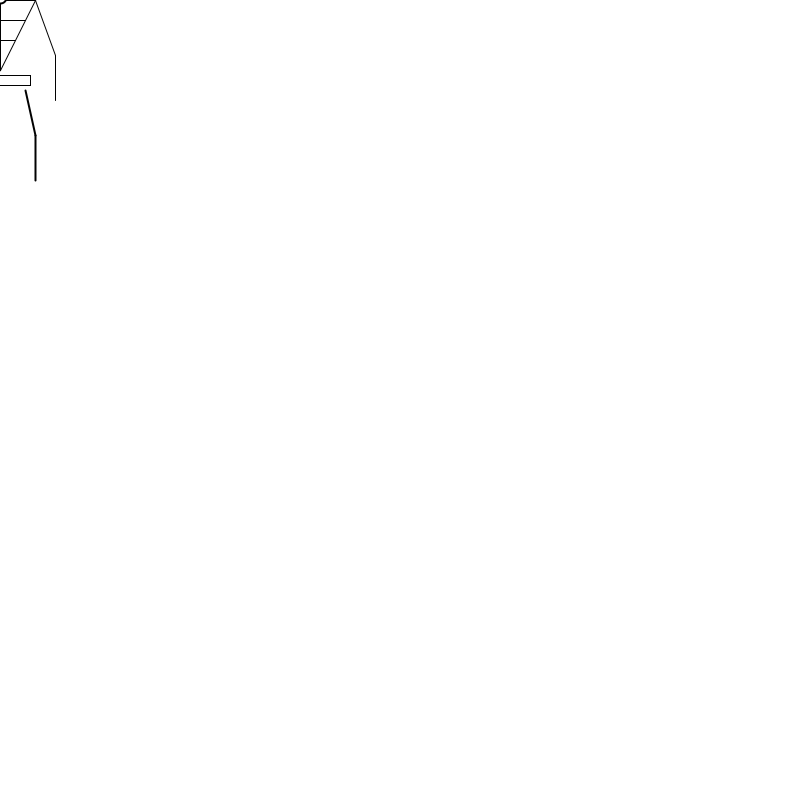
Frame 1 (no input)
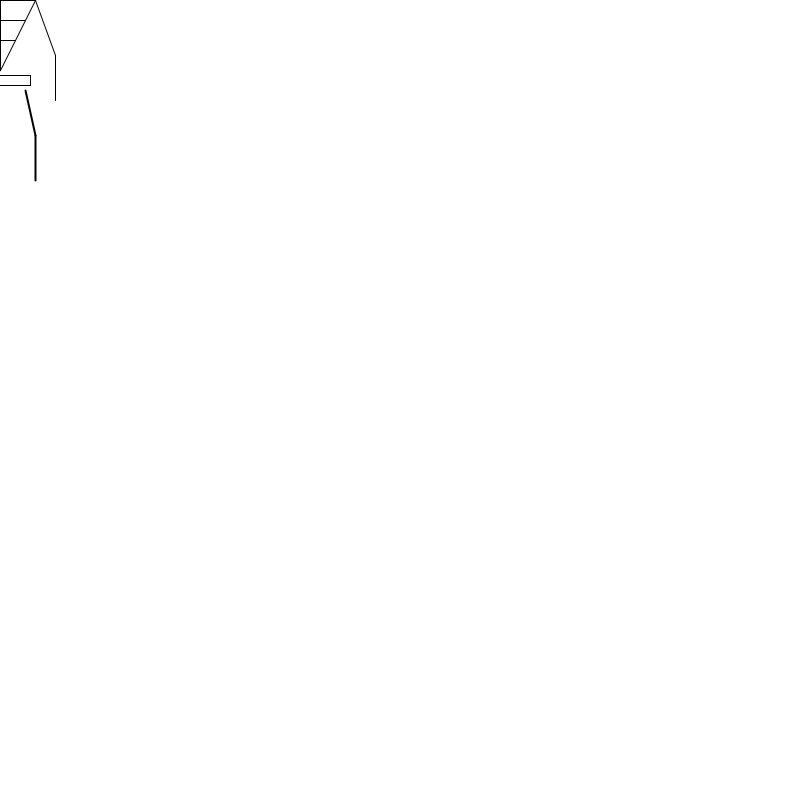
Frame 60 (the mouse pressed at the canvas centre just before this capture)
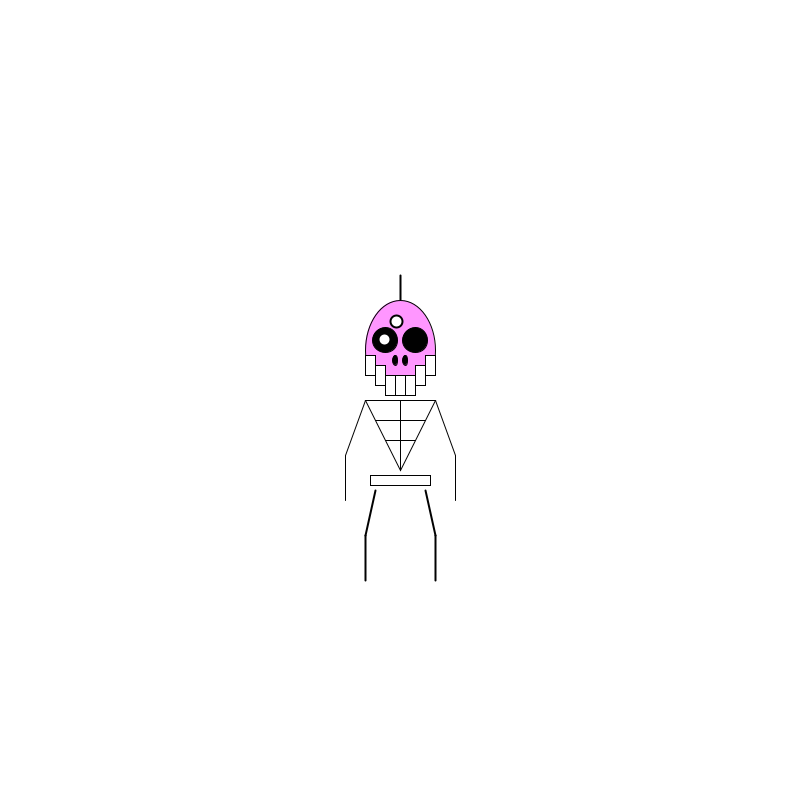
Frame 120 (the mouse held since frame 60 and released just before this capture)

The Processing sketch that drew these frames (run headless with seeded random() and noise(); from frame 60 on, the mouse is pressed at the canvas centre):

// Processing sketch: processing_120938
// ── processing_120938.pde


float x;
float y;
float easing = 0.1;
//同上動作 只是宣告另一組的變數與定值
float x1;
float y1;
float easing1 = 0.05;


 void setup()
{
  size(800,800);//畫板大小
  smooth();//將線變圓滑
  frameRate(30);//設定影格
}

void draw()
{
  ellipseMode(CENTER);//將橢圓中點設在滑鼠上
  rectMode(CENTER);//將矩形中點設在滑鼠上
  background(255);//設定背景白色
  
  //頭部部分
  //頭毛
  strokeWeight(2);//　　邊框設為2像素
  line(mouseX,mouseY-50,pmouseX,pmouseY-125);
  //頭型
  strokeWeight(1);
  stroke(1);
  fill(mouseY,150,mouseX); //RBG填色由滑鼠座標決定
  ellipse(pmouseX,pmouseY-50,70,100);
  //遮住多出來的橢圓
  noStroke();
  fill(255);
  rect(pmouseX,pmouseY-10,70,30);
  
  //五官部分
  //牙中間
  strokeWeight(1);
  stroke(1);
  fill(255);
  rect(pmouseX,pmouseY-15,10,20);
  //牙右邊1
  strokeWeight(1);
  stroke(1);
  fill(255);
  rect(pmouseX+10,pmouseY-15,10,20);
  //牙右邊2
  strokeWeight(1);
  stroke(1);
  fill(255);
  rect(pmouseX+20,pmouseY-25,10,20);
  //牙　右邊3
  strokeWeight(1);
  stroke(1);
  fill(255);
  rect(pmouseX+30,pmouseY-35,10,20);
  //牙左邊1
  strokeWeight(1);
  stroke(1);
  fill(255);
  rect(pmouseX-10,pmouseY-15,10,20);
  //牙左邊2
  strokeWeight(1);
  stroke(1);
  fill(255);
  rect(pmouseX-20,pmouseY-25,10,20);
  //牙左邊3
  strokeWeight(1);
  stroke(1);
  fill(255);
  rect(pmouseX-30,pmouseY-35,10,20);
  
  
  //左眼
  fill(1);
  ellipse(pmouseX-15,pmouseY-60,25,25);
  //右眼
  fill(1);
  ellipse(pmouseX+15,pmouseY-60,25,25);
  //左鼻
  fill(1);
  ellipse(pmouseX-5,pmouseY-40,5,10);
  //右鼻
  fill(1);
  ellipse(pmouseX+5,pmouseY-40,5,10);
  
  
  //身體
  fill(255);
  triangle(mouseX-35,mouseY,mouseX+35,mouseY,pmouseX,pmouseY+70);
  //身體直線
  line(mouseX,mouseY,pmouseX,pmouseY+70);
  //身體橫線下
  line(pmouseX-15,pmouseY+40,pmouseX+15,pmouseY+40);
  //身體橫線上
  line(pmouseX-25,pmouseY+20,pmouseX+25,pmouseY+20);
  
  //手部
  //左手上
  strokeWeight(1);
  line(mouseX-35,mouseY,pmouseX-55,pmouseY+55);
  //左手下
  strokeWeight(1);
  line(pmouseX-55,pmouseY+55,pmouseX-55,pmouseY+100);
  //右手上
  strokeWeight(1);
  line(mouseX+35,mouseY,pmouseX+55,pmouseY+55);
  //右手下
  strokeWeight(1);
  line(pmouseX+55,pmouseY+55,pmouseX+55,pmouseY+100);
  
  //下半身
  //骨盆
  strokeWeight(1);
  stroke(1);
  fill(255);
  rect(pmouseX,pmouseY+80,60,10);
  //左腳上
  strokeWeight(2);
  line(mouseX-25,mouseY+90,pmouseX-35,pmouseY+135);
  //左腳下
  strokeWeight(2);
  line(pmouseX-35,pmouseY+135,pmouseX-35,pmouseY+180);
  //右腳上
  strokeWeight(2);
  line(mouseX+25,mouseY+90,pmouseX+35,pmouseY+135);
  //右腳下
  strokeWeight(2);
  line(pmouseX+35,pmouseY+135,pmouseX+35,pmouseY+180);
  
  //眼珠部分
  //眼珠左
   float targetX = mouseX-15; //宣告targetX為浮點數並給予mouseX座標-15的值
   x += (targetX - x)*easing; //x不斷累加一個變數(targetX - x)*easing　直到targetX等於x 　造成漸進的效果
  float targetY = mouseY-60; //宣告targetY為浮點數並給予mouseY座標-60的值
   y += (targetY - y)*easing; //y不斷累加一個變數(targetY - y)*easing　直到targetY等於y 　造成漸進的效果
   ellipse(x,y,12,12);
   //眼珠右     //說明同上不同的是 　1.targetX1 = mouseX+15造成眼睛對稱　　2.變數變為x1,y1,targetY1,targetX1 3.定值則變easing1
   float targetX1 = mouseX+15;
   x1 += (targetX1 - x1)*easing1;
   float targetY1 = mouseY-60;
   y1 += (targetY1 - y1)*easing1;
   ellipse(x1,y1,12,12);
}
